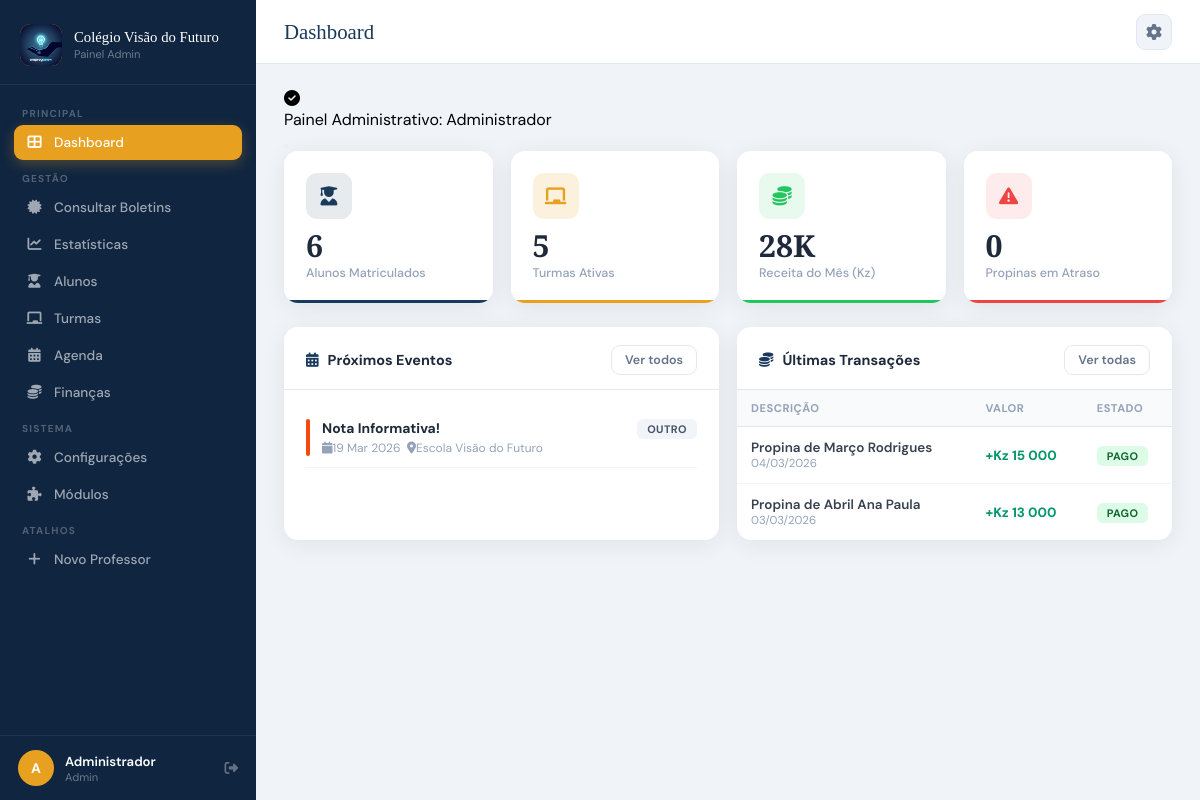
Screenshot of /dashboard.php (signed in) with the database file from the repository.
### tables this page shows
CREATE TABLE `atividades` (
  `id` int(11) NOT NULL,
  `titulo` varchar(200) NOT NULL,
  `descricao` text DEFAULT NULL,
  `tipo` enum('evento','reuniao','feriado','exame','outro') DEFAULT 'evento',
  `cor` varchar(7) DEFAULT '#0d6efd',
  `data_inicio` datetime NOT NULL,
  `data_fim` datetime DEFAULT NULL,
  `local_atividade` varchar(255) DEFAULT NULL,
  `participantes` text DEFAULT NULL,
  `notificar` tinyint(1) DEFAULT 0,
  `criado_por` int(11) DEFAULT NULL,
  `criado_em` timestamp NOT NULL DEFAULT current_timestamp()
);

CREATE TABLE `fin_transacoes` (
  `id` int(11) NOT NULL,
  `descricao` varchar(255) NOT NULL,
  `valor` decimal(15,2) NOT NULL,
  `tipo` enum('receita','despesa') NOT NULL,
  `categoria_id` int(11) DEFAULT NULL,
  `aluno_id` int(11) DEFAULT NULL,
  `data_transacao` date NOT NULL,
  `estado` enum('pago','pendente','cancelado') DEFAULT 'pago',
  `observacoes` text DEFAULT NULL,
  `criado_por` int(11) DEFAULT NULL,
  `criado_em` timestamp NOT NULL DEFAULT current_timestamp()
);

### dashboard.php (the view, shortened to what this page needs)
<?php
require_once 'includes/conexao.php';
$titulo_pagina = 'Dashboard';
$pagina_atual  = 'dashboard';
$total_alunos   = contagem('alunos','estado="ativo"');
$total_turmas   = contagem('turmas','ativo=1');
$propinas_atraso= contagem('fin_transacoes','tipo="receita" AND estado="pendente"');
$mes = date('Y-m');
$sql_receita = "SELECT COALESCE(SUM(valor),0) as total FROM fin_transacoes WHERE tipo='receita' AND estado='pago' AND data_transacao LIKE '$mes%'";
$r = $conn->query($sql_receita);
$receita_mes = 0;
if ($r && $r->num_rows > 0) {
    $dados_r = $r->fetch_assoc();
    $receita_mes = $dados_r['total'] ?? 0;
}
$eventos = $conn->query("SELECT * FROM atividades WHERE data_inicio >= NOW() ORDER BY data_inicio ASC LIMIT 4");
$transacoes = $conn->query("SELECT t.*, c.nome cat_nome, c.cor cat_cor, a.nome_completo aluno_nome
  FROM fin_transacoes t
  LEFT JOIN fin_categorias c ON t.categoria_id=c.id
  LEFT JOIN alunos a ON t.aluno_id=a.id
  ORDER BY t.criado_em DESC LIMIT 5");
require_once 'includes/cabecalho.php';
?>
<?php flash(); ?>
<div class="stats-grid">
  <div class="stat-card stat-azul">
    <div class="stat-ic"><i class="fas fa-user-graduate"></i></div>
    <div class="stat-val"><?= $total_alunos ?></div>
    <div class="stat-label">Alunos Matriculados</div>
  </div>
  <div class="stat-card stat-ouro">
    <div class="stat-ic"><i class="fas fa-chalkboard"></i></div>
    <div class="stat-val"><?= $total_turmas ?></div>
    <div class="stat-label">Turmas Ativas</div>
  </div>
  <div class="stat-card stat-verde">
    <div class="stat-ic"><i class="fas fa-coins"></i></div>
    <div class="stat-val"><?= number_format($receita_mes/1000,0) ?>K</div>
    <div class="stat-label">Receita do Mês (Kz)</div>
  </div>
  <div class="stat-card stat-red">
    <div class="stat-ic"><i class="fas fa-exclamation-triangle"></i></div>
    <div class="stat-val"><?= $propinas_atraso ?></div>
    <div class="stat-label">Propinas em Atraso</div>
  </div>
</div>
<div class="grid-2">
  <div class="card">
    <div class="card-header">
      <div class="card-titulo"><i class="fas fa-calendar-alt"></i> Próximos Eventos</div>
      <a href="paginas/agenda.php" class="btn btn-sm btn-out">Ver todos</a>
    </div>
    <div class="card-body">
      <?php if ($eventos->num_rows === 0): ?>
        <p style="color:#94a3b8;font-size:.85rem;text-align:center;padding:20px 0">Nenhum evento agendado.</p>
      <?php else: ?>
      <?php while($ev = $eventos->fetch_assoc()):
        $tipos = ['evento'=>['bg'=>'#dcfce7','c'=>'#166534','label'=>'Evento'],
                  'reuniao'=>['bg'=>'#dbeafe','c'=>'#1e40af','label'=>'Reunião'],
                  'exame'=>['bg'=>'#fef9c3','c'=>'#854d0e','label'=>'Exame'],
                  'feriado'=>['bg'=>'#f3e8ff','c'=>'#6b21a8','label'=>'Feriado'],
                  'outro'=>['bg'=>'#f1f5f9','c'=>'#475569','label'=>'Outro']];
        $tp = $tipos[$ev['tipo']] ?? $tipos['outro'];
      ?>
      <div style="display:flex;align-items:flex-start;gap:12px;padding:11px 0;border-bottom:1px solid #f1f5f9;">
        <div style="width:4px;border-radius:4px;background:<?= htmlspecialchars($ev['cor']) ?>;align-self:stretch;min-height:36px;flex-shrink:0;"></div>
        <div style="flex:1">
          <div style="font-weight:700;font-size:.87rem;color:#1e293b"><?= htmlspecialchars($ev['titulo']) ?></div>
          <div style="font-size:.75rem;color:#94a3b8;margin-top:3px">
            <i class="fas fa-calendar me-1"></i><?= date('d M Y', strtotime($ev['data_inicio'])) ?>
            <?php if($ev['local_atividade']): ?> &nbsp;<i class="fas fa-map-marker-alt me-1"></i><?= htmlspecialchars($ev['local_atividade']) ?><?php endif; ?>
          </div>
        </div>
        <span class="badge" style="background:<?= $tp['bg'] ?>;color:<?= $tp['c'] ?>"><?= $tp['label'] ?></span>
      </div>
      <?php endwhile; ?>
      <?php endif; ?>
    </div>
  </div>
  <div class="card">
    <div class="card-header">
      <div class="card-titulo"><i class="fas fa-coins"></i> Últimas Transações</div>
      <a href="paginas/financas.php" class="btn btn-sm btn-out">Ver todas</a>
    </div>
    <div class="card-body" style="padding:0">
      <table class="tabela">
        <thead><tr><th>Descrição</th><th>Valor</th><th>Estado</th></tr></thead>
        <tbody>
        <?php while($tr = $transacoes->fetch_assoc()):
          $cor_val = $tr['tipo']==='receita' ? '#059669' : '#dc2626';
          $sinal   = $tr['tipo']==='receita' ? '+' : '-';
          $estados = ['pago'=>'badge-verde','pendente'=>'badge-amarelo','cancelado'=>'badge-vermelho'];
          $bc = $estados[$tr['estado']] ?? 'badge-azul';
        ?>
        <tr>
          <td>
            <div style="font-weight:600;font-size:.84rem"><?= htmlspecialchars(mb_strimwidth($tr['descricao'],0,35,'…')) ?></div>
            <div style="font-size:.72rem;color:#94a3b8"><?= date('d/m/Y',$r=strtotime($tr['data_transacao'])) ?></div>
          </td>
          <td style="font-weight:700;color:<?= $cor_val ?>"><?= $sinal ?>Kz <?= number_format($tr['valor'],0,',',' ') ?></td>
          <td><span class="badge <?= $bc ?>"><?= ucfirst($tr['estado']) ?></span></td>
        </tr>
        <?php endwhile; ?>
        </tbody>
      </table>
    </div>
  </div>
</div>
<?php require_once 'includes/rodape.php'; ?>

### includes/cabecalho.php (shortened to what this page needs)
<?php
$cfg = allCfg();
$nome_escola  = $cfg['escola_nome']   ?? 'Escola Nova Geração';
$logo_escola  = $cfg['escola_logo']   ?? '';
$user_nome    = $_SESSION['user_nome'] ?? 'Admin';
$user_tipo    = $_SESSION['user_tipo'] ?? 'admin';
$user_inicial = strtoupper(substr($user_nome,0,1));
$nav = [
    ['slug'=>'dashboard',    'label'=>'Dashboard',        'icone'=>'fas fa-th-large',      'url'=>'dashboard.php'],
    ['slug'=>'alunos',       'label'=>'Alunos',           'icone'=>'fas fa-user-graduate',  'url'=>'paginas/alunos.php',       'mod'=>'alunos'],
    ['slug'=>'turmas',       'label'=>'Turmas',           'icone'=>'fas fa-chalkboard',     'url'=>'paginas/turmas.php',       'mod'=>'turmas'],
    ['slug'=>'agenda',       'label'=>'Agenda',           'icone'=>'fas fa-calendar-alt',   'url'=>'paginas/agenda.php',       'mod'=>'agenda'],
    ['slug'=>'financas',     'label'=>'Finanças',         'icone'=>'fas fa-coins',          'url'=>'paginas/financas.php',     'mod'=>'financas'],
    ['slug'=>'configuracoes','label'=>'Configurações',    'icone'=>'fas fa-cog',            'url'=>'paginas/configuracoes.php'],
    ['slug'=>'modulos',      'label'=>'Módulos',          'icone'=>'fas fa-puzzle-piece',   'url'=>'paginas/modulos.php'],
];
?>
<!DOCTYPE html>
<html lang="pt">
<head>
<link rel="stylesheet" href="https://cdnjs.cloudflare.com/ajax/libs/font-awesome/6.4.0/css/all.min.css">
</head>
<body>
 <aside class="sidebar">
  <div class="sb-logo">
    <div class="sb-logo-ic">
      <?php if ($logo_escola): ?>
        <img src="/betilson/sistema_escolar/<?= htmlspecialchars($logo_escola) ?>" alt="Logo">
       <?php else: ?>
        <i class="fas fa-graduation-cap"></i>
      <?php endif; ?>
    </div>
    <div class="sb-logo-txt">
      <div class="nome"><?= htmlspecialchars($nome_escola) ?></div>
      <div class="sub">Painel Admin</div>
    </div>
  </div>
  <nav class="sb-nav">
    <div class="sb-grupo">
      <div class="sb-grupo-label">Principal</div>
      <?php foreach ($nav as $item):
        $ativo = ($pagina_atual === $item['slug']) ? 'ativo' : '';
        $url_nav = defined('RAIZ') ? $item['url'] : '../'.$item['url'];
      ?>
      <a class="sb-item <?= $ativo ?>" href="<?= $url_nav ?>">
        <i class="<?= $item['icone'] ?>"></i><span><?= $item['label'] ?></span>
      </a>
      <?php if ($item['slug'] === 'dashboard'): ?>
        </div><div class="sb-grupo"><div class="sb-grupo-label">Gestão</div>
        <a class="sb-item <?= ($pagina_atual == 'notas') ? 'ativo' : '' ?>" href="<?= defined('RAIZ') ? 'paginas/admin_notas.php' : 'admin_notas.php' ?>">
            <i class="fas fa-certificate"></i><span>Consultar Boletins</span>
        </a>
        <a class="sb-item <?= ($pagina_atual == 'estatisticas') ? 'ativo' : '' ?>" href="<?= defined('RAIZ') ? 'paginas/admin_estatisticas.php' : 'admin_estatisticas.php' ?>">
            <i class="fas fa-chart-line"></i><span>Estatísticas</span>
        </a>
      <?php endif; ?>
      <?php if ($item['slug'] === 'financas'): ?>
        </div><div class="sb-grupo"><div class="sb-grupo-label">Sistema</div>
      <?php endif; ?>
      <?php endforeach; ?>
    </div>
    <?php if ($_SESSION['user_tipo'] === 'admin'): ?>
      <div class="sb-grupo">
        <div class="sb-grupo-label">Atalhos</div>
        <a class="sb-item" href="<?= defined('RAIZ') ? 'paginas/professores.php' : 'professores.php' ?>">
          <i class="fas fa-plus"></i><span>Novo Professor</span>
        </a>
      </div>
    <?php endif; ?>
  </nav>
  <div class="sb-user">
    <div class="sb-avatar"><?= $user_inicial ?></div>
    <div class="sb-user-info">
      <div class="nome"><?= htmlspecialchars($user_nome) ?></div>
      <div class="cargo"><?= ucfirst($user_tipo) ?></div>
    </div>
    <a class="sb-sair" href="<?= defined('RAIZ') ? 'logout.php' : '../logout.php' ?>" title="Sair">
      <i class="fas fa-sign-out-alt"></i>
    </a>
  </div>
</aside>
<main class="main">
  <div class="topbar">
    <div class="topbar-titulo"><?= htmlspecialchars($titulo_pagina ?? 'Painel') ?></div>
    <div class="topbar-acoes">
      <a class="btn-ic" href="<?= defined('RAIZ') ? 'paginas/configuracoes.php' : 'configuracoes.php' ?>" title="Configurações">
        <i class="fas fa-cog"></i>
      </a>
    </div>
  </div>
  <div class="conteudo">

### includes/conexao.php (shortened to what this page needs)
<?php
$host = 'localhost';
$user = 'root';
$pass = '';
$db   = 'escola_gestao';
$conn = new mysqli($host, $user, $pass, $db);
$conn->set_charset("utf8mb4");
function flash(){
    if (!empty($_SESSION['flash'])){
        $f = $_SESSION['flash'];
        $ic = ['success'=>'check-circle','danger'=>'exclamation-circle','warning'=>'exclamation-triangle','info'=>'info-circle'];
        $i = $ic[$f['tipo']] ?? 'info-circle';
        echo "<div class='alert alert-{$f['tipo']} alert-dismissible fade show d-flex align-items-center gap-2 mb-3'>
                <i class='fas fa-$i'></i><div>{$f['texto']}</div>
                <button type='button' class='btn-close' data-bs-dismiss='alert'></button>
              </div>";
    }
}
function allCfg(){
    global $conn; $c = [];
    $r = $conn->query("SELECT chave,valor FROM escola_config");
    while ($row = $r->fetch_assoc()) $c[$row['chave']] = $row['valor'];
    return $c;
}
function contagem($t, $w='1'){
    global $conn;
    $r = $conn->query("SELECT COUNT(*) c FROM $t WHERE $w");
    return $r ? $r->fetch_assoc()['c'] : 0;
}

### includes/rodape.php (shortened to what this page needs)
  </div>
</main>
</body>
</html>

### rows the page displays
atividades: titulo "Nota Informativa!", data_inicio "19 Mar 2026", local_atividade "Escola Visão do Futuro", tipo "OUTRO"
fin_transacoes: descricao "Propina de Março Rodrigues", data_transacao "04/03/2026", tipo "+", valor "15 000", estado "PAGO"
fin_transacoes: descricao "Propina de Abril Ana Paula", data_transacao "03/03/2026", tipo "+", valor "13 000", estado "PAGO"

### other values shown
$nome_escola "Colégio Visão do Futuro"
$item['label'] "Dashboard"
$item['label'] "Alunos"
$item['label'] "Turmas"
$item['label'] "Agenda"
$item['label'] "Finanças"
$item['label'] "Configurações"
$item['label'] "Módulos"
$user_inicial "A"
$user_nome "Administrador"
$user_tipo "Admin"
$titulo_pagina "Dashboard"
$f['texto'] "Painel Administrativo: Administrador"
$total_alunos "6"
$total_turmas "5"
